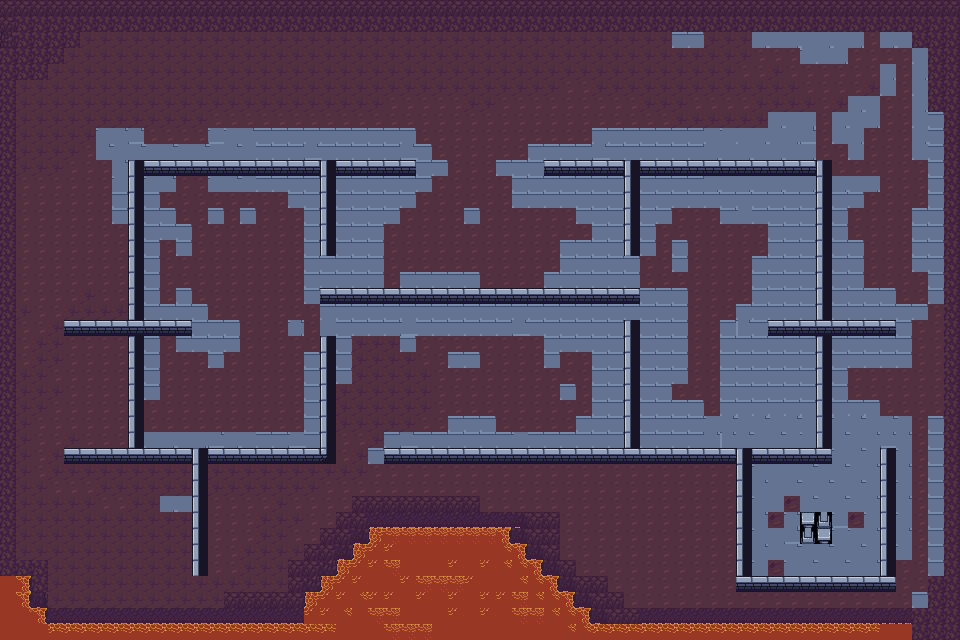

Rendered tile map (Tiled .tmx) drawn with the repository's tilesets; below, a short description and the map source with its tile grids summarised:
An orthogonal 60x40 tile map with 16x16 px tiles, 1 tile layer (Tile Layer 1), 11 tilesets and 54 objects (30x wall, 9x guard_start, 9x guard_end, player_spawn, server, ...).

<map version="1.10" tiledversion="1.12.2" orientation="orthogonal" renderorder="right-down" width="60" height="40" tilewidth="16" tileheight="16" infinite="0" nextlayerid="7" nextobjectid="1012">
 <tileset firstgid="1" name="Set 1.0" tilewidth="16" tileheight="16" tilecount="48" columns="12">
  <image source="tilesetAD/map1/Dungeon Gathering Free Version/Set 1.0.png" width="192" height="64" />
 </tileset>
 <tileset firstgid="49" name="Set 1.2" tilewidth="16" tileheight="16" tilecount="96" columns="16">
  <image source="tilesetAD/map1/Dungeon Gathering Free Version/Set 1.2.png" width="256" height="96" />
 </tileset>
 <tileset firstgid="145" name="Structure" tilewidth="16" tileheight="16" tilecount="2" columns="1">
  <image source="tilesetAD/map1/Dungeon Gathering Free Version/Structure.png" width="16" height="32" />
 </tileset>
 <tileset firstgid="147" name="burninglava1 - Copy (2)" tilewidth="16" tileheight="16" tilecount="28" columns="4">
  <image source="tilesetAD/Top Down Lava Tileset 16x16 Free/Top Down Lava Tileset 16x16 Free/FREE TILESET FILES/Environment ( With Animations )/Burning Lava/burninglava1 - Copy (2).png" width="64" height="112" />
 </tileset>
 <tileset firstgid="175" name="burninglava1 - Copy (3)" tilewidth="16" tileheight="16" tilecount="28" columns="7">
  <image source="tilesetAD/Top Down Lava Tileset 16x16 Free/Top Down Lava Tileset 16x16 Free/FREE TILESET FILES/Environment ( With Animations )/Burning Lava/burninglava1 - Copy (3).png" width="112" height="64" />
 </tileset>
 <tileset firstgid="203" name="burninglava1 - Copy" tilewidth="16" tileheight="16" tilecount="28" columns="4">
  <image source="tilesetAD/Top Down Lava Tileset 16x16 Free/Top Down Lava Tileset 16x16 Free/FREE TILESET FILES/Environment ( With Animations )/Burning Lava/burninglava1 - Copy.png" width="64" height="112" />
 </tileset>
 <tileset firstgid="231" name="freelavatileset-Sheet" tilewidth="16" tileheight="16" tilecount="840" columns="56">
  <image source="tilesetAD/Top Down Lava Tileset 16x16 Free/Top Down Lava Tileset 16x16 Free/FREE TILESET FILES/freelavatileset-Sheet.png" width="896" height="240" />
 </tileset>
 <tileset firstgid="1071" name="lavaonland1 - Copy (2)" tilewidth="16" tileheight="16" tilecount="70" columns="10">
  <image source="tilesetAD/Top Down Lava Tileset 16x16 Free/Top Down Lava Tileset 16x16 Free/FREE TILESET FILES/Environment ( With Animations )/Land on Lava Tile/lavaonland1 - Copy (2).png" width="160" height="112" />
 </tileset>
 <tileset firstgid="1141" name="lavaonland1 - Copy (3)" tilewidth="16" tileheight="16" tilecount="70" columns="10">
  <image source="tilesetAD/Top Down Lava Tileset 16x16 Free/Top Down Lava Tileset 16x16 Free/FREE TILESET FILES/Environment ( With Animations )/Land on Lava Tile/lavaonland1 - Copy (3).png" width="160" height="112" />
 </tileset>
 <tileset firstgid="1211" name="lavaonland1 - Copy" tilewidth="16" tileheight="16" tilecount="70" columns="7">
  <image source="tilesetAD/Top Down Lava Tileset 16x16 Free/Top Down Lava Tileset 16x16 Free/FREE TILESET FILES/Environment ( With Animations )/Land on Lava Tile/lavaonland1 - Copy.png" width="112" height="160" />
 </tileset>
 <tileset firstgid="1281" name="lavaonland1" tilewidth="16" tileheight="16" tilecount="70" columns="7">
  <image source="tilesetAD/Top Down Lava Tileset 16x16 Free/Top Down Lava Tileset 16x16 Free/FREE TILESET FILES/Environment ( With Animations )/Land on Lava Tile/lavaonland1.png" width="112" height="160" />
 </tileset>
 <layer id="1" name="Tile Layer 1" width="60" height="40">
  <data>[2400 cells, 2400 non-empty, 39 distinct tile ids]</data>
 </layer>
 <objectgroup id="2" name="collisions">
  <object id="1" name="wall" x="0" y="0" width="956" height="26.6667" />
  <object id="2" name="wall" x="0" y="624" width="960" height="16" />
  <object id="3" name="wall" x="0" y="0" width="16" height="640" />
  <object id="4" name="wall" x="944" y="0" width="16" height="640" />
  <object id="5" name="wall" x="135.667" y="161" width="280.667" height="14.6667" />
  <object id="6" name="wall" x="545.667" y="159.667" width="277.333" height="17.3333" />
  <object id="7" name="wall" x="129" y="162.333" width="10" height="289.333" />
  <object id="8" name="wall" x="817" y="165.667" width="13.3333" height="294" />
  <object id="10" name="wall" x="385.667" y="449.667" width="445.333" height="12" />
  <object id="11" name="wall" x="320.333" y="162.333" width="16" height="91.3333" />
  <object id="12" name="wall" x="320.333" y="335" width="10.6667" height="124" />
  <object id="13" name="wall" x="625" y="160.333" width="14.6667" height="95.3333" />
  <object id="14" name="wall" x="625" y="321.667" width="17.3333" height="128" />
  <object id="15" name="wall" x="321" y="289" width="319.333" height="14.6667" />
  <object id="16" name="wall" x="66.3333" y="321" width="126" height="15.3333" />
  <object id="17" name="wall" x="797" y="325" width="70" height="6" />
  <object id="18" name="wall" x="193.667" y="450.333" width="14.6667" height="122" />
  <object id="21" name="wall" x="883" y="451" width="10" height="10" />
  <object id="22" name="wall" x="737" y="451.667" width="17.3333" height="136" />
  <object id="23" name="wall" x="879.667" y="447.667" width="16.6667" height="142.667" />
  <object id="24" name="wall" x="738.333" y="575" width="158.667" height="14" />
  <object id="25" name="wall" x="63.6667" y="449" width="268.667" height="14.6667" />
  <object id="1000" name="wall" x="352" y="493.333" width="130.667" height="134.667" />
  <object id="1001" name="wall" x="5.33333" y="8" width="73.3333" height="34.6667" />
  <object id="1002" name="wall" x="10.6667" y="26.6667" width="38.6667" height="52" />
  <object id="1003" name="wall" x="38.6667" y="33.3333" width="25.3333" height="29.3333" />
  <object id="1004" name="wall" x="14.6667" y="558.667" width="33.3333" height="70.6667" />
  <object id="1005" name="wall" x="38.6667" y="613.333" width="290.667" height="12" />
  <object id="1009" name="wall" x="346.667" y="516">
   <polygon points="0,0 -36,30.6667 -57.3333,45.3333 -53.3333,72 -122.667,76 -125.333,100 -37.3333,96 237.333,106.667 598.667,105.333 593.333,89.3333 282.667,93.3333 277.333,80 260,77.3333 254.667,58.6667 233.333,58.6667 228,40 213.333,41.3333 210.667,-4 137.333,-5.33333 130.667,-6.66667 130.667,-25.3333 5.33333,-20" />
  </object>
  <object id="1011" name="wall" x="916" y="24">
   <polygon points="0,0 -2.66667,12 -5.33333,17.3333 17.3333,24 10.6667,77.3333 25.3333,82.6667 25.3333,0" />
  </object>
 </objectgroup>
 <objectgroup id="5" name="entities">
  <object id="26" name="player_spawn" x="96" y="544" width="14" height="16" />
  <object id="27" name="server" x="801" y="513" width="30" height="32" />
  <object id="28" name="server_door" x="826" y="451.333" width="54.6667" height="6" />
  <object id="29" name="key" x="468.667" y="221.333" width="10" height="12" />
  <object id="30" name="item_water" x="162" y="130" width="12" height="12" />
  <object id="31" name="item_meat" x="705" y="481" width="14" height="13" />
 </objectgroup>
 <objectgroup id="6" name="enemies" visible="0">
  <object id="100" name="guard_start" x="64" y="80" width="12" height="12">
   <properties>
    <property name="id" type="int" value="1" />
    <property name="viewAngle" type="int" value="60" />
    <property name="viewRadius" type="int" value="120" />
   </properties>
  </object>
  <object id="101" name="guard_end" x="256" y="80" width="12" height="12">
   <properties>
    <property name="id" type="int" value="1" />
    <property name="viewAngle" type="int" value="60" />
    <property name="viewRadius" type="int" value="120" />
   </properties>
  </object>
  </objectgroup>
</map>
<!-- 16 of 54 objects omitted -->
